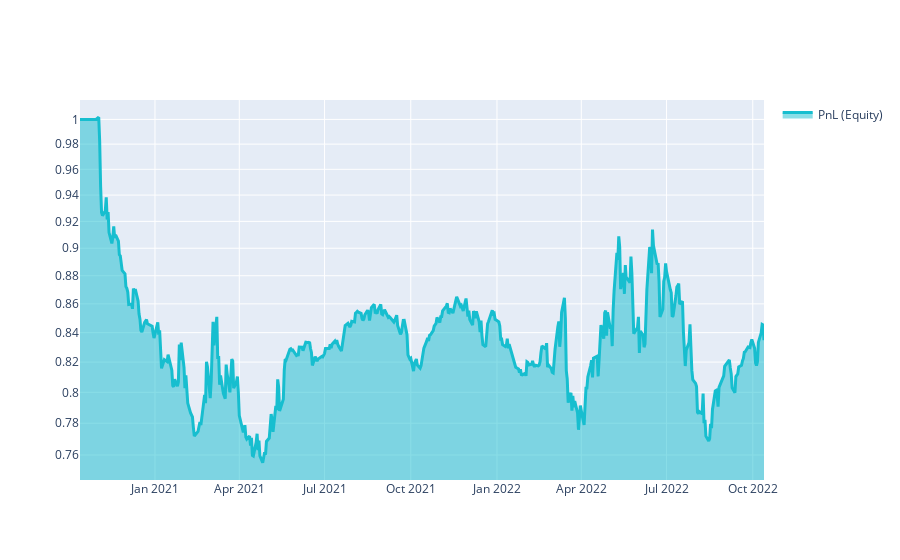

The cell this chart's notebook holds for it:
### Markdown cell above
# Q18 Quick Start

This template shows you the basic steps for taking part to the **Q18 NASDAQ-100 Stock Long-Short contest**.

### Code cell
import xarray as xr
import pandas as pd
import qnt.ta as qnta
import qnt.data as qndata
import qnt.output as qnout
import qnt.stats as qns

data = qndata.stocks.load_ndx_data(min_date="2020-10-13")

close     = data.sel(field="close")
is_liquid = data.sel(field="is_liquid")
sma_slow  = qnta.sma(close, 150)
sma_fast  = qnta.sma(close, 40)
weights   = xr.where(sma_slow < sma_fast, 1, -1)
weights   = weights * is_liquid

weights = qnout.clean(weights, data, "stocks_nasdaq100")

# calc stats
stats = qns.calc_stat(data, weights.sel(time=slice("2020-10-13", None)))
display(stats.to_pandas().tail())

# graph
performance = stats.to_pandas()["equity"]
import qnt.graph as qngraph

qngraph.make_plot_filled(performance.index, performance, name="PnL (Equity)", type="log")

### Figure 1 — Plotly figure (JSON) as saved in the notebook; plotly's stock layout.template omitted (floating-point values rounded to 4 significant figures; data arrays with more than 128 entries replaced by an {"elided": "..."} marker saying what was removed)
{"data": [{"fill": "tonexty", "line": {"color": "#17BECF", "width": 3}, "name": "PnL (Equity)", "type": "scatter", "x": {"elided": "505 str values"}, "y": {"elided": "505 float values"}}], "layout": {"showlegend": true, "yaxis": {"range": [-0.1281, 0.006897], "type": "log"}}}
